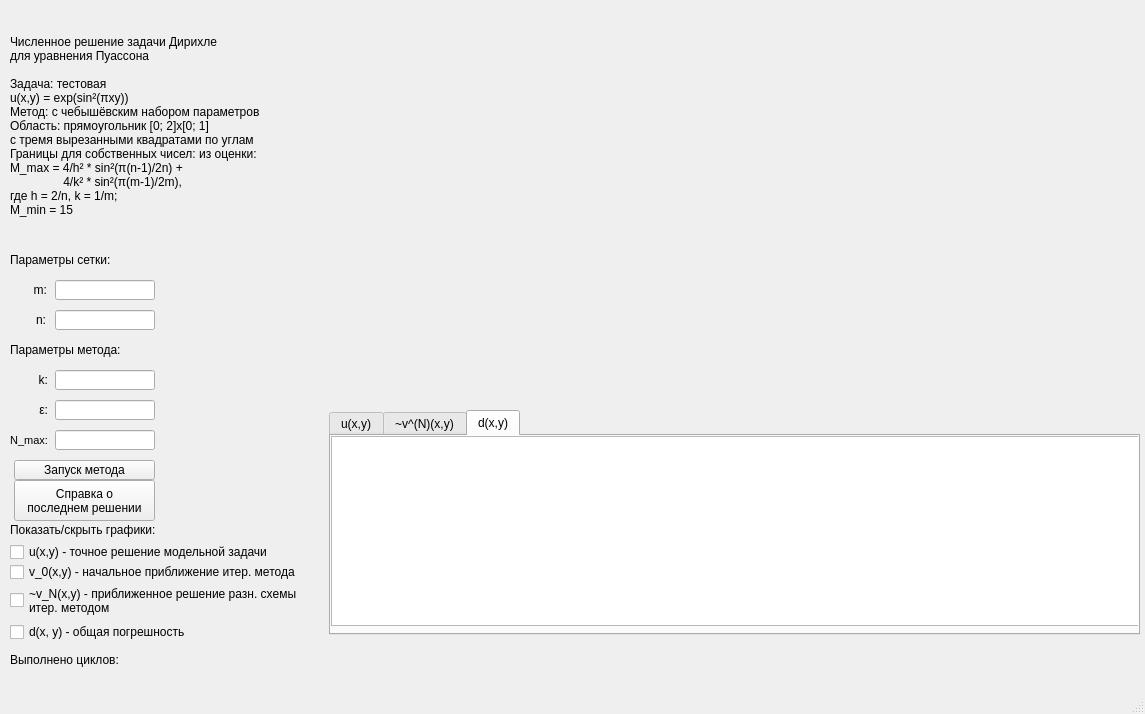
<?xml version="1.0" encoding="UTF-8"?>
<ui version="4.0">
 <class>MainWindow</class>
 <widget class="QMainWindow" name="MainWindow">
  <property name="geometry">
   <rect>
    <x>0</x>
    <y>0</y>
    <width>1145</width>
    <height>714</height>
   </rect>
  </property>
  <property name="windowTitle">
   <string>MainWindow</string>
  </property>
  <widget class="QWidget" name="centralwidget">
   <widget class="QLabel" name="label">
    <property name="geometry">
     <rect>
      <x>10</x>
      <y>0</y>
      <width>451</width>
      <height>251</height>
     </rect>
    </property>
    <property name="font">
     <font>
      <pointsize>9</pointsize>
     </font>
    </property>
    <property name="text">
     <string>Численное решение задачи Дирихле 
для уравнения Пуассона

Задача: тестовая
u(x,y) = exp(sin²(πxy))
Метод: с чебышёвским набором параметров
Область: прямоугольник [0; 2]x[0; 1]
с тремя вырезанными квадратами по углам
Границы для собственных чисел: из оценки:
M_max = 4/h² * sin²(π(n-1)/2n) + 
                4/k² * sin²(π(m-1)/2m),
где h = 2/n, k = 1/m;
M_min = 15</string>
    </property>
   </widget>
   <widget class="QLabel" name="label_2">
    <property name="geometry">
     <rect>
      <x>27</x>
      <y>280</y>
      <width>20</width>
      <height>20</height>
     </rect>
    </property>
    <property name="font">
     <font>
      <pointsize>9</pointsize>
     </font>
    </property>
    <property name="text">
     <string>m:</string>
    </property>
    <property name="alignment">
     <set>Qt::AlignRight|Qt::AlignTrailing|Qt::AlignVCenter</set>
    </property>
   </widget>
   <widget class="QLabel" name="label_3">
    <property name="geometry">
     <rect>
      <x>25</x>
      <y>310</y>
      <width>21</width>
      <height>20</height>
     </rect>
    </property>
    <property name="font">
     <font>
      <pointsize>9</pointsize>
     </font>
    </property>
    <property name="text">
     <string>n:</string>
    </property>
    <property name="alignment">
     <set>Qt::AlignRight|Qt::AlignTrailing|Qt::AlignVCenter</set>
    </property>
   </widget>
   <widget class="QLabel" name="label_4">
    <property name="geometry">
     <rect>
      <x>28</x>
      <y>370</y>
      <width>20</width>
      <height>20</height>
     </rect>
    </property>
    <property name="font">
     <font>
      <pointsize>9</pointsize>
     </font>
    </property>
    <property name="text">
     <string>k:</string>
    </property>
    <property name="alignment">
     <set>Qt::AlignRight|Qt::AlignTrailing|Qt::AlignVCenter</set>
    </property>
   </widget>
   <widget class="QLabel" name="label_5">
    <property name="geometry">
     <rect>
      <x>28</x>
      <y>400</y>
      <width>20</width>
      <height>20</height>
     </rect>
    </property>
    <property name="font">
     <font>
      <pointsize>9</pointsize>
     </font>
    </property>
    <property name="text">
     <string>ε:</string>
    </property>
    <property name="alignment">
     <set>Qt::AlignRight|Qt::AlignTrailing|Qt::AlignVCenter</set>
    </property>
   </widget>
   <widget class="QLabel" name="label_6">
    <property name="geometry">
     <rect>
      <x>3</x>
      <y>430</y>
      <width>45</width>
      <height>20</height>
     </rect>
    </property>
    <property name="font">
     <font>
      <pointsize>8</pointsize>
     </font>
    </property>
    <property name="text">
     <string>N_max:</string>
    </property>
    <property name="alignment">
     <set>Qt::AlignRight|Qt::AlignTrailing|Qt::AlignVCenter</set>
    </property>
    <property name="margin">
     <number>0</number>
    </property>
    <property name="indent">
     <number>-1</number>
    </property>
   </widget>
   <widget class="QLineEdit" name="lineEdit_m">
    <property name="geometry">
     <rect>
      <x>55</x>
      <y>280</y>
      <width>100</width>
      <height>20</height>
     </rect>
    </property>
   </widget>
   <widget class="QLineEdit" name="lineEdit_n">
    <property name="geometry">
     <rect>
      <x>55</x>
      <y>310</y>
      <width>100</width>
      <height>20</height>
     </rect>
    </property>
   </widget>
   <widget class="QLineEdit" name="lineEdit_k">
    <property name="geometry">
     <rect>
      <x>55</x>
      <y>370</y>
      <width>100</width>
      <height>20</height>
     </rect>
    </property>
   </widget>
   <widget class="QLineEdit" name="lineEdit_eps">
    <property name="geometry">
     <rect>
      <x>55</x>
      <y>400</y>
      <width>100</width>
      <height>20</height>
     </rect>
    </property>
   </widget>
   <widget class="QLineEdit" name="lineEdit_nmax">
    <property name="geometry">
     <rect>
      <x>55</x>
      <y>430</y>
      <width>100</width>
      <height>20</height>
     </rect>
    </property>
   </widget>
   <widget class="QPushButton" name="pushButton">
    <property name="geometry">
     <rect>
      <x>14</x>
      <y>460</y>
      <width>141</width>
      <height>20</height>
     </rect>
    </property>
    <property name="text">
     <string>Запуск метода</string>
    </property>
   </widget>
   <widget class="QCheckBox" name="checkBox_u">
    <property name="geometry">
     <rect>
      <x>10</x>
      <y>540</y>
      <width>391</width>
      <height>24</height>
     </rect>
    </property>
    <property name="text">
     <string>u(x,y) - точное решение модельной задачи</string>
    </property>
   </widget>
   <widget class="QCheckBox" name="checkBox_v0">
    <property name="geometry">
     <rect>
      <x>10</x>
      <y>560</y>
      <width>451</width>
      <height>24</height>
     </rect>
    </property>
    <property name="text">
     <string>v_0(x,y) - начальное приближение итер. метода</string>
    </property>
   </widget>
   <widget class="QCheckBox" name="checkBox_vn">
    <property name="geometry">
     <rect>
      <x>10</x>
      <y>580</y>
      <width>571</width>
      <height>41</height>
     </rect>
    </property>
    <property name="text">
     <string>~v_N(x,y) - приближенное решение разн. схемы 
итер. методом</string>
    </property>
   </widget>
   <widget class="QCheckBox" name="checkBox_zn">
    <property name="geometry">
     <rect>
      <x>10</x>
      <y>620</y>
      <width>231</width>
      <height>24</height>
     </rect>
    </property>
    <property name="text">
     <string>d(x, y) - общая погрешность</string>
    </property>
   </widget>
   <widget class="QLabel" name="label_7">
    <property name="geometry">
     <rect>
      <x>10</x>
      <y>520</y>
      <width>191</width>
      <height>20</height>
     </rect>
    </property>
    <property name="text">
     <string>Показать/скрыть графики:</string>
    </property>
   </widget>
   <widget class="QLabel" name="label_8">
    <property name="geometry">
     <rect>
      <x>10</x>
      <y>250</y>
      <width>130</width>
      <height>20</height>
     </rect>
    </property>
    <property name="text">
     <string>Параметры сетки:</string>
    </property>
   </widget>
   <widget class="QLabel" name="label_9">
    <property name="geometry">
     <rect>
      <x>10</x>
      <y>340</y>
      <width>141</width>
      <height>20</height>
     </rect>
    </property>
    <property name="text">
     <string>Параметры метода:</string>
    </property>
   </widget>
   <widget class="QPushButton" name="pushButton_2">
    <property name="geometry">
     <rect>
      <x>14</x>
      <y>480</y>
      <width>141</width>
      <height>41</height>
     </rect>
    </property>
    <property name="text">
     <string>Справка о 
последнем решении</string>
    </property>
   </widget>
   <widget class="QWidget" name="horizontalLayoutWidget">
    <property name="geometry">
     <rect>
      <x>330</x>
      <y>10</y>
      <width>801</width>
      <height>391</height>
     </rect>
    </property>
    <layout class="QHBoxLayout" name="horizontalLayout">
     <item>
      <layout class="QVBoxLayout" name="verticalLayout"/>
     </item>
    </layout>
   </widget>
   <widget class="QTabWidget" name="tabWidget">
    <property name="geometry">
     <rect>
      <x>329</x>
      <y>410</y>
      <width>811</width>
      <height>225</height>
     </rect>
    </property>
    <property name="currentIndex">
     <number>2</number>
    </property>
    <widget class="QWidget" name="tab">
     <attribute name="title">
      <string>u(x,y)</string>
     </attribute>
     <widget class="QTableView" name="tableViewU">
      <property name="geometry">
       <rect>
        <x>0</x>
        <y>0</y>
        <width>850</width>
        <height>190</height>
       </rect>
      </property>
     </widget>
    </widget>
    <widget class="QWidget" name="tab_2">
     <attribute name="title">
      <string>~v^(N)(x,y)</string>
     </attribute>
     <widget class="QTableView" name="tableViewV">
      <property name="geometry">
       <rect>
        <x>0</x>
        <y>0</y>
        <width>850</width>
        <height>190</height>
       </rect>
      </property>
     </widget>
    </widget>
    <widget class="QWidget" name="tab_3">
     <attribute name="title">
      <string>d(x,y)</string>
     </attribute>
     <widget class="QTableView" name="tableViewZ">
      <property name="geometry">
       <rect>
        <x>0</x>
        <y>0</y>
        <width>850</width>
        <height>190</height>
       </rect>
      </property>
     </widget>
    </widget>
   </widget>
   <widget class="QLabel" name="progressLabel">
    <property name="geometry">
     <rect>
      <x>10</x>
      <y>650</y>
      <width>391</width>
      <height>20</height>
     </rect>
    </property>
    <property name="text">
     <string>Выполнено циклов:</string>
    </property>
   </widget>
  </widget>
  <widget class="QMenuBar" name="menubar">
   <property name="geometry">
    <rect>
     <x>0</x>
     <y>0</y>
     <width>1145</width>
     <height>26</height>
    </rect>
   </property>
  </widget>
  <widget class="QStatusBar" name="statusbar"/>
 </widget>
 <resources/>
 <connections/>
</ui>
